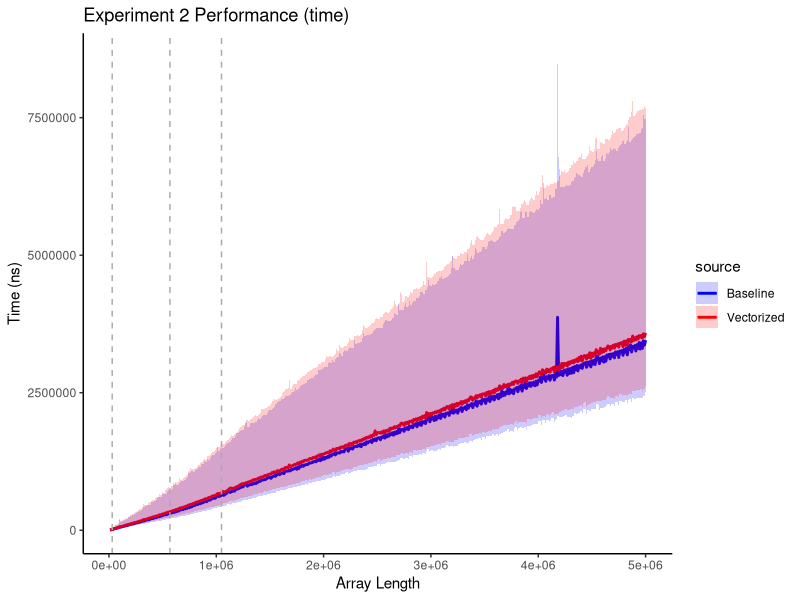
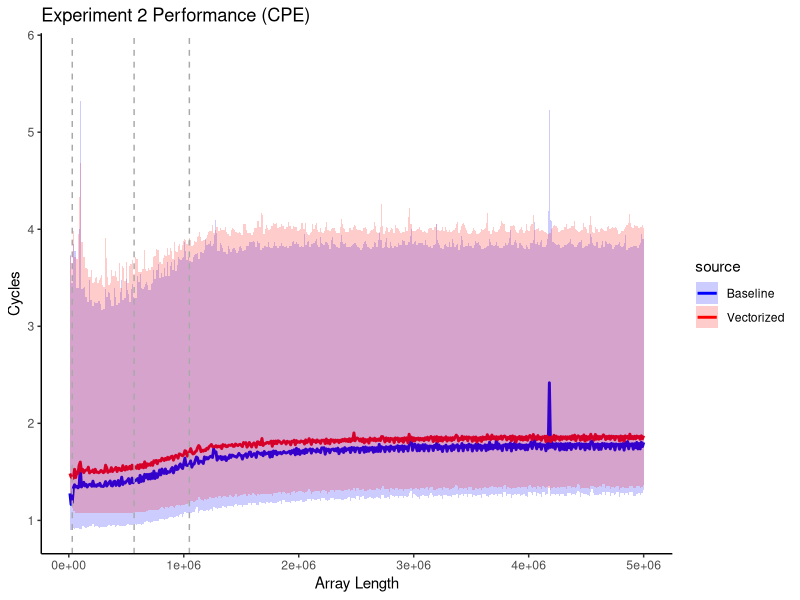

These figures' R source, in order:
#!/bin/env Rscript

# FULL DISCLOSURE: MOSTLY GENERATED BY CHATGPT

library(ggplot2)
library(tidyverse)

# Load CSV
exp2base <- read.csv("csvs/experiment2-baseline.csv") %>% mutate(source = "Baseline")
exp2vect <- read.csv("csvs/experiment2-vectorized.csv") %>% mutate(source = "Vectorized")

# Define X positions for vertical lines
vlines <- c(30038, 567979, 1048577)

# Combine into one dataframe
exp2 <- bind_rows(exp2base, exp2vect)

ggplot(exp2, aes(x = length, y = avg_time_ns, color = source, fill = source)) +
  geom_line(linewidth = 1) +
  geom_ribbon(aes(ymin = min_time_ns, ymax = max_time_ns), alpha = 0.2, color = NA) +
  geom_vline(xintercept = vlines, linetype = "dashed", color = "darkgrey") +
  labs(title = "Experiment 2 Performance (time)",
       x = "Array Length",
       y = "Time (ns)") +
  scale_color_manual(values = c("blue", "red")) +
  scale_fill_manual(values = c("blue", "red")) +
  theme_classic()

ggplot(exp2, aes(x = length, y = avg_cycles / length, color = source, fill = source)) +
  geom_line(linewidth = 1) +
  geom_ribbon(aes(ymin = min_cycles / length, ymax = max_cycles / length), alpha = 0.2, color = NA) +
  geom_vline(xintercept = vlines, linetype = "dashed", color = "darkgrey") +
  labs(title = "Experiment 2 Performance (CPE)",
       x = "Array Length",
       y = "Cycles") +
  scale_color_manual(values = c("blue", "red")) +
  scale_fill_manual(values = c("blue", "red")) +
  theme_classic()
